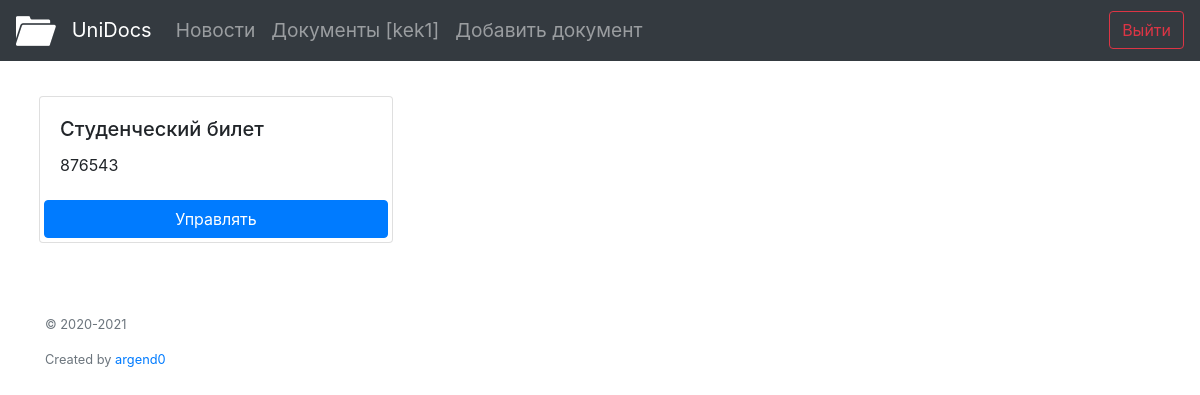
The app's page /docs (signed in), older data.
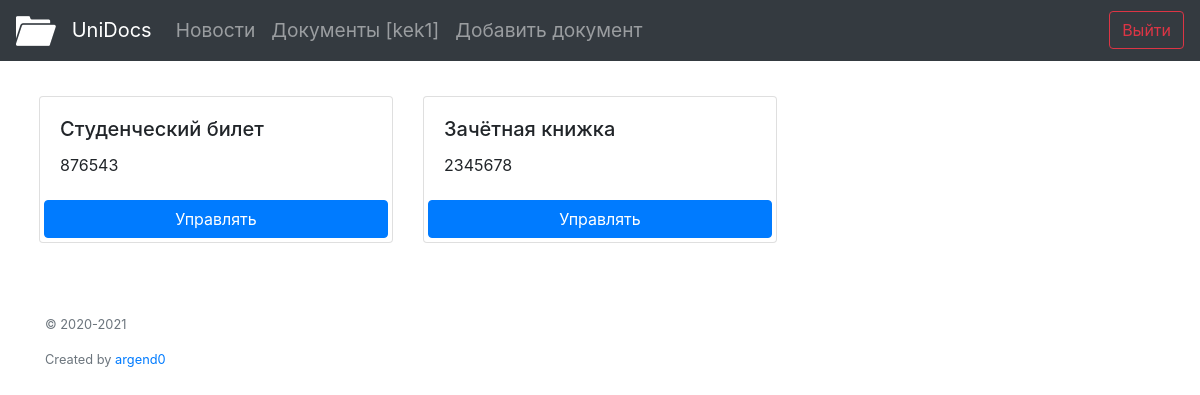
The same page, newer data.
### docs/models.py (models this page shows, shortened)
class Document(models.Model):
	doc_number = models.CharField(max_length=100)
	doc_type = models.ForeignKey('DocType', related_name='docs', on_delete= models.CASCADE, null=True, blank=True)
	owner = models.ForeignKey(User, related_name='docs', on_delete= models.CASCADE, null=True)
	slug = models.SlugField(max_length=150, blank=True, unique=True)

class DocType(models.Model):
	title = models.CharField(max_length=100, unique=True)
	def __str__(self):
		return self.title

### docs/views.py (the view)
# urls.py: path('docs', Docs.as_view(), name="docs_url"),
class Docs(LoginRequiredMixin, View):
	login_url=reverse_lazy('login_url')
	def get(self, request):
		docs = Document.objects.filter(owner=request.user)
		types = DocType.objects.all()
		return render(request, 'docs/docs.html', context={'docs': docs, 'types': types})

### docs/templates/docs/docs.html (shortened to what this page needs)
{% extends 'base.html' %}
{% block content %}
	<div class="row" style="margin: 2%; margin-top: 1%;">
	{% for doc in docs %}
		<div class="col-sm-4" style="margin-top: 2%;">
    		<div class="card">
      			<div class="card-body">
			  	<h5 class="card-title">
			    {{ doc.doc_type }}
				</h5>
			    <p class="card-text">{{ doc.doc_number }}</p>
			  	</div>
			  	<a href="{% url 'doc_detail_url' slug=doc.slug %}" class="btn btn-primary" style="margin: 1%;">Управлять</a>
			</div>
		</div>
	{% endfor %}
	</div>
{% endblock %}

### templates/base.html (shortened to what this page needs)
{% load static %}
<!DOCTYPE html>
<html lang="ru">
  <head>
    <link rel="stylesheet" href="https://stackpath.bootstrapcdn.com/bootstrap/4.2.1/css/bootstrap.min.css">
    <link rel="stylesheet" href="">
  </head>
  <body>
    <nav class="navbar navbar-expand-lg navbar-dark bg-dark" style="background-color: #e3f2fd; font-size: 120%;">
      <a class="navbar-brand" href="/">
        <img src="{% static 'files/folder_logo.png' %}" height="30" alt="" loading="lazy">
      </a>
      <a class="navbar-brand" href="/">UniDocs</a>
      <div class="collapse navbar-collapse" id="navbarSupportedContent">
        <ul class="navbar-nav mr-auto">
          <li class="nav-item">
            <a class="nav-link" href="/news">Новости</a>
          </li>
          {% if request.user.is_authenticated %}
            <li class="nav-item">
            <a class="nav-link" href="/docs">Документы [{{request.user}}]</a>
            </li>
            <li class="nav-item">
            <a class="nav-link" href="/doc/create">Добавить документ</a>
          </li>
          </ul>
          <a class="btn btn-outline-danger my-2 my-sm-0" href="/auth/logout" role="button">Выйти</a>
          {% else %}
            </ul>
            <a class="btn btn-outline-primary my-2 my-sm-0" href="/auth/signup" role="button">Я новенький</a>&nbsp;&nbsp;&nbsp;
            <a class="btn btn-outline-success my-2 my-sm-0" href="/auth/login" role="button">Я уже смешарик</a>
          {% endif %}
      </div>
    </nav>
     {% block content %}
     {% endblock %}
     <footer class="container py-5">
      <div class="row">
        <div class="col-12 col-md">
          <small class="d-block mb-3 text-muted">&copy; 2020-2021 </small>
          <small class="d-block mb-3 text-muted">Created by <a href="https://t.me/argend0">argend0</a></small>
        </div>
      </div>
    </footer>
  </body>
</html>

Row changes from the older to the newer data that the page shows:
added Document: doc_type "Зачётная книжка", doc_number "2345678"
